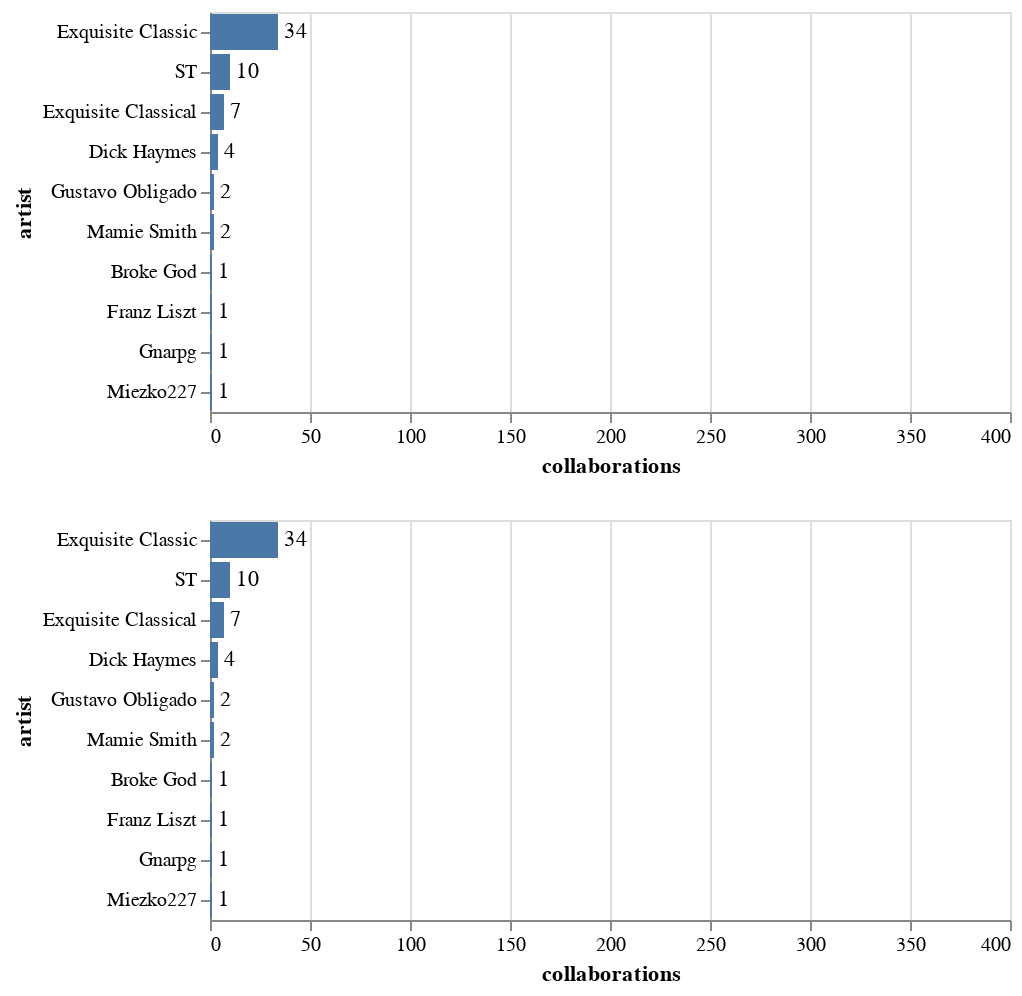

Source (notebook cell):
### Code cell
#Creates the base bar chart containing the top 10 collaborators of each year
base = alt.Chart(df).mark_bar().encode(
    x=alt.X('collaborations:Q', scale=alt.Scale(domain=(0, 400))),
    y=alt.Y('artist:N', sort='-x')
)

#Adds text tooltop to the side of each bar indicating how many collaborations an artist had on a given year
text = base.mark_text(
    align='left',
    baseline='middle',
    dx=3
).encode(
    text='collaborations:Q'
)

#Creates an interactive slider to look at top 10 collaborators in different years
slider = alt.binding_range(min=1920, max=2021, step=1)
select_year_1 = alt.selection_single(name="slider", 
                                     fields=['year'],
                                     bind=slider, 
                                     init={'year': 1920})
year_slider = (base + text).add_selection(
    select_year_1
).transform_filter(
    select_year_1
)

#Creates an interactive dropdown to look at top 10 collaborators in different years
dropdown = alt.binding_select(options=np.array(range(1920,2022,1)))
select_year_2 = alt.selection_single(name="dropdown",
                                   fields=['year'], 
                                   bind=dropdown, 
                                   init={'year': 1920})
year_dropdown = (base + text).add_selection(
    select_year_2
).transform_filter(
    select_year_2
)

#Plots 2 bar charts, one with slider and one with dropdown, so that both can be compared side by side
year_slider & year_dropdown

### Figure 1 — Vega-Lite specification as saved in the notebook (floating-point values rounded to 4 significant figures; data arrays with more than 128 entries replaced by an {"elided": "..."} marker saying what was removed)
{"config": {"view": {"continuousWidth": 400, "continuousHeight": 300}}, "vconcat": [{"layer": [{"mark": "bar", "encoding": {"x": {"type": "quantitative", "field": "collaborations", "scale": {"domain": [0, 400]}}, "y": {"type": "nominal", "field": "artist", "sort": "-x"}}, "selection": {"slider": {"type": "single", "fields": ["year"], "bind": {"input": "range", "max": 2021, "min": 1920, "step": 1}, "init": {"year": 1920}}}}, {"mark": {"type": "text", "align": "left", "baseline": "middle", "dx": 3}, "encoding": {"text": {"type": "quantitative", "field": "collaborations"}, "x": {"type": "quantitative", "field": "collaborations", "scale": {"domain": [0, 400]}}, "y": {"type": "nominal", "field": "artist", "sort": "-x"}}}], "transform": [{"filter": {"selection": "slider"}}]}, {"layer": [{"mark": "bar", "encoding": {"x": {"type": "quantitative", "field": "collaborations", "scale": {"domain": [0, 400]}}, "y": {"type": "nominal", "field": "artist", "sort": "-x"}}, "selection": {"dropdown": {"type": "single", "fields": ["year"], "bind": {"input": "select", "options": [1920.0, 1921.0, 1922.0, 1923.0, 1924.0, 1925.0, 1926.0, 1927.0, 1928.0, 1929.0, 1930.0, 1931.0, 1932.0, 1933.0, 1934.0, 1935.0, 1936.0, 1937.0, 1938.0, 1939.0, 1940.0, 1941.0, 1942.0, 1943.0, 1944.0, 1945.0, 1946.0, 1947.0, 1948.0, 1949.0, 1950.0, 1951.0, 1952.0, 1953.0, 1954.0, 1955.0, 1956.0, 1957.0, 1958.0, 1959.0, 1960.0, 1961.0, 1962.0, 1963.0, 1964.0, 1965.0, 1966.0, 1967.0, 1968.0, 1969.0, 1970.0, 1971.0, 1972.0, 1973.0, 1974.0, 1975.0, 1976.0, 1977.0, 1978.0, 1979.0, 1980.0, 1981.0, 1982.0, 1983.0, 1984.0, 1985.0, 1986.0, 1987.0, 1988.0, 1989.0, 1990.0, 1991.0, 1992.0, 1993.0, 1994.0, 1995.0, 1996.0, 1997.0, 1998.0, 1999.0, 2000.0, 2001.0, 2002.0, 2003.0, 2004.0, 2005.0, 2006.0, 2007.0, 2008.0, 2009.0, 2010.0, 2011.0, 2012.0, 2013.0, 2014.0, 2015.0, 2016.0, 2017.0, 2018.0, 2019.0, 2020.0, 2021.0]}, "init": {"year": 1920}}}}, {"mark": {"type": "text", "align": "left", "baseline": "middle", "dx": 3}, "encoding": {"text": {"type": "quantitative", "field": "collaborations"}, "x": {"type": "quantitative", "field": "collaborations", "scale": {"domain": [0, 400]}}, "y": {"type": "nominal", "field": "artist", "sort": "-x"}}}], "transform": [{"filter": {"selection": "dropdown"}}]}], "data": {"name": "data-8534739e5e93236a2b3c08047084c389"}, "$schema": "https://vega.github.io/schema/vega-lite/v4.8.1.json", "datasets": {"data-8534739e5e93236a2b3c08047084c389": {"elided": "1020 records"}}}
